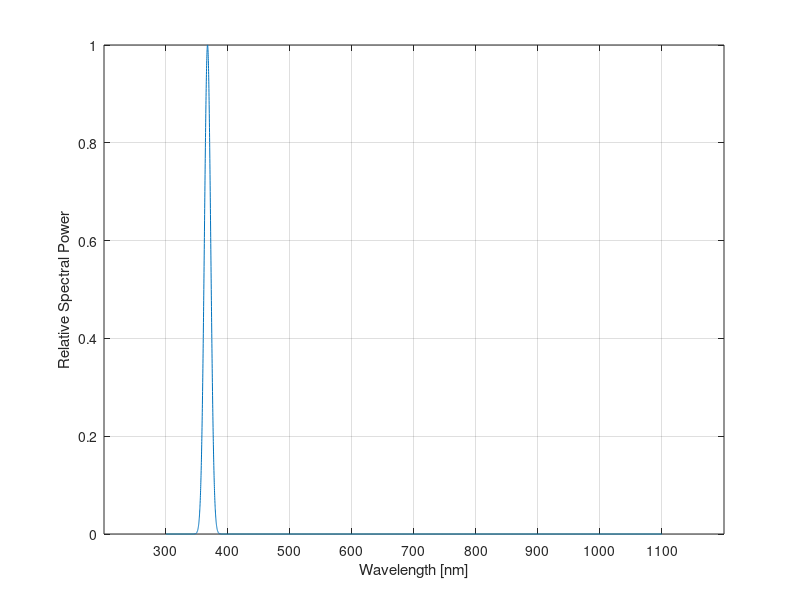
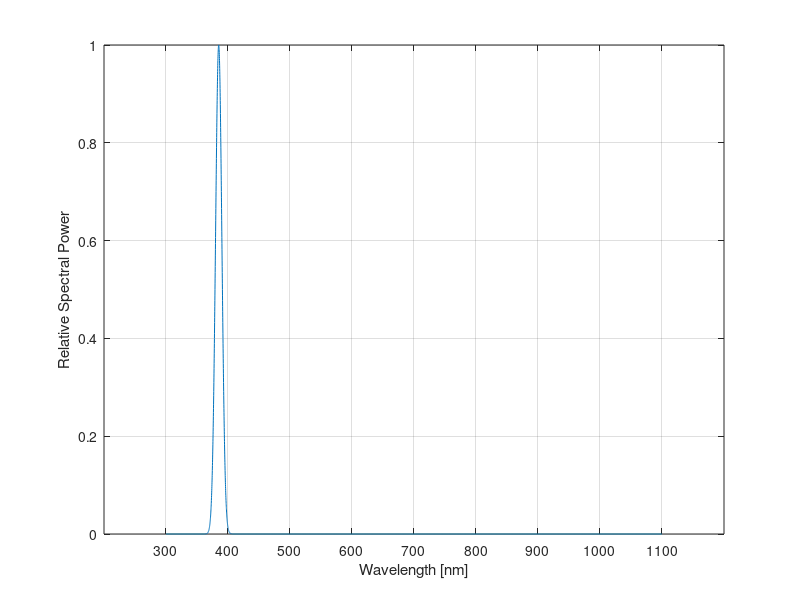
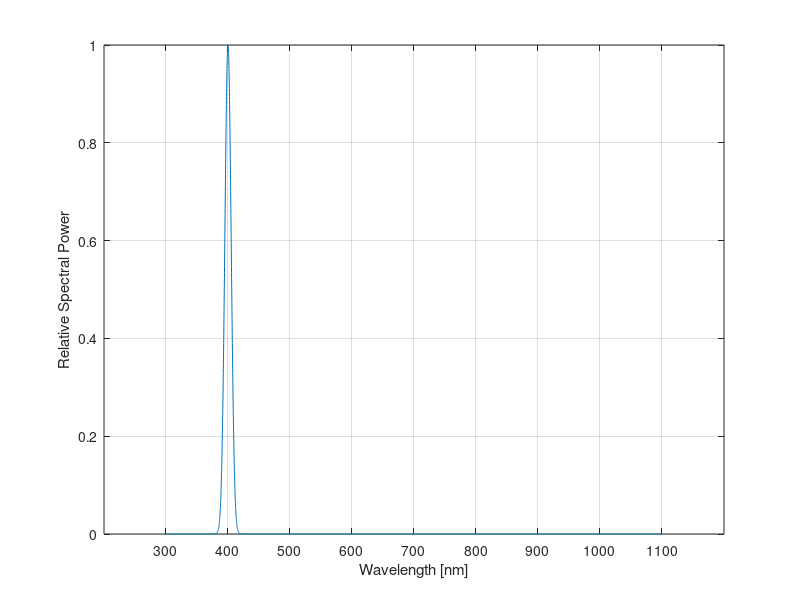
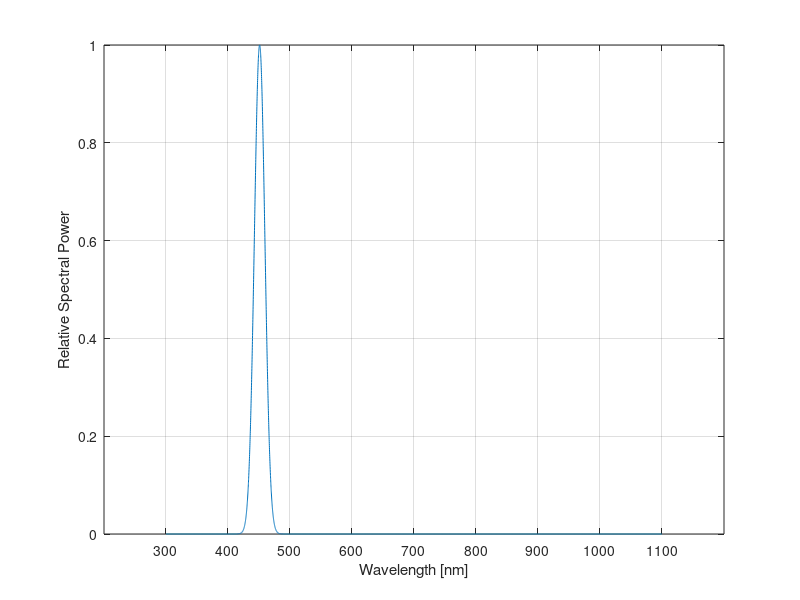

Source code (MATLAB) for these figures, in order: (Note: this script raises an error after producing the figures.)
%% Preparing the Workspace

clear variables
close all
clc

%% Plot Relative Spectral Power for 367nm LED

x = 300:0.1:1100; % The range of wavelengths
FWHM = 12;       % The FWHM of the LED
wl = 367;        % The peak typical wavelength of the LED
sigma = FWHM / (2*sqrt(2*log(2))); % Standard deviation
y = normpdf(x,wl,sigma); % Return normal probability density function
h = y/max(y);% The normalized power to itself (want W m^-2 nm^-1, fix this)
x_ticks = 300:100:1100; % The x-axis grid line values

figure
plot(x,h)
xticks(x_ticks)
grid
xlabel('Wavelength [nm]')
ylabel('Relative Spectral Power')

%% Plot Relative Spectral Power for 385nm LED

FWHM = 12;       % The FWHM of the LED
wl = 385;        % The peak typical wavelength of the LED
sigma = FWHM / (2*sqrt(2*log(2))); % Standard deviation
y = normpdf(x,wl,sigma); % Return normal probability density function
h = y/max(y);

figure
plot(x,h)
xticks(x_ticks)
grid
xlabel('Wavelength [nm]')
ylabel('Relative Spectral Power')

%% Plot Relative Spectral Power for 400nm LED

FWHM = 12;       % The FWHM of the LED
wl = 400;        % The peak typical wavelength of the LED
sigma = FWHM / (2*sqrt(2*log(2))); % Standard deviation
y = normpdf(x,wl,sigma); % Return normal probability density function
h = y/max(y);

figure
plot(x,h)
xticks(x_ticks)
grid
xlabel('Wavelength [nm]')
ylabel('Relative Spectral Power')

%% Plot Relative Spectral Power for 451nm LED

FWHM = 20;       % The FWHM of the LED
wl = 451;        % The peak typical wavelength of the LED
sigma = FWHM / (2*sqrt(2*log(2))); % Standard deviation
y = normpdf(x,wl,sigma); % Return normal probability density function
h = y/max(y);

figure
plot(x,h)
xticks(x_ticks)
grid
xlabel('Wavelength [nm]')
ylabel('Relative Spectral Power')

%% Plot Relative Spectral Power for 465nm LED

FWHM = 16;       % The FWHM of the LED
wl = 465;        % The peak typical wavelength of the LED
sigma = FWHM / (2*sqrt(2*log(2))); % Standard deviation
y = normpdf(x,wl,sigma); % Return normal probability density function
h = y/max(y);

figure
plot(x,h)
xticks(x_ticks)
grid
xlabel('Wavelength [nm]')
ylabel('Relative Spectral Power')

%% Plot Relative Spectral Power for 521nm LED

FWHM = 30;       % The FWHM of the LED
wl = 521;        % The peak typical wavelength of the LED
sigma = FWHM / (2*sqrt(2*log(2))); % Standard deviation
y = normpdf(x,wl,sigma); % Return normal probability density function
h = y/max(y);

figure
plot(x,h)
xticks(x_ticks)
grid
xlabel('Wavelength [nm]')
ylabel('Relative Spectral Power')

%% Plot Relative Spectral Power for 540nm LED

FWHM = 65;       % The FWHM of the LED
wl = 540;        % The peak typical wavelength of the LED
sigma = FWHM / (2*sqrt(2*log(2))); % Standard deviation
y = normpdf(x,wl,sigma); % Return normal probability density function
h = y/max(y);

figure
plot(x,h)
xticks(x_ticks)
grid
xlabel('Wavelength [nm]')
ylabel('Relative Spectral Power')

%% Plot Relative Spectral Power for 569nm LED

FWHM = 100;       % The FWHM of the LED
wl = 569;        % The peak typical wavelength of the LED
sigma = FWHM / (2*sqrt(2*log(2))); % Standard deviation
y = normpdf(x,wl,sigma); % Return normal probability density function
h = y/max(y);

figure
plot(x,h)
xticks(x_ticks)
grid
xlabel('Wavelength [nm]')
ylabel('Relative Spectral Power')

%% Plot Relative Spectral Power for 593nm LED

FWHM = 16;       % The FWHM of the LED
wl = 593;        % The peak typical wavelength of the LED
sigma = FWHM / (2*sqrt(2*log(2))); % Standard deviation
y = normpdf(x,wl,sigma); % Return normal probability density function
h = y/max(y);

figure
plot(x,h)
xticks(x_ticks)
grid
xlabel('Wavelength [nm]')
ylabel('Relative Spectral Power')

%% Plot Relative Spectral Power for 635nm LED

FWHM = 20;       % The FWHM of the LED
wl = 635;        % The peak typical wavelength of the LED
sigma = FWHM / (2*sqrt(2*log(2))); % Standard deviation
y = normpdf(x,wl,sigma); % Return normal probability density function
h = y/max(y);

figure
plot(x,h)
xticks(x_ticks)
grid
xlabel('Wavelength [nm]')
ylabel('Relative Spectral Power')

%% Plot Relative Spectral Power for 660nm LED

FWHM = 20;       % The FWHM of the LED
wl = 660;        % The peak typical wavelength of the LED
sigma = FWHM / (2*sqrt(2*log(2))); % Standard deviation
y = normpdf(x,wl,sigma); % Return normal probability density function
h = y/max(y);

figure
plot(x,h)
xticks(x_ticks)
grid
xlabel('Wavelength [nm]')
ylabel('Relative Spectral Power')

%% Plot Relative Spectral Power for 730nm LED

FWHM = 30;       % The FWHM of the LED
wl = 730;        % The peak typical wavelength of the LED
sigma = FWHM / (2*sqrt(2*log(2))); % Standard deviation
y = normpdf(x,wl,sigma); % Return normal probability density function
h = y/max(y);

figure
plot(x,h)
xticks(x_ticks)
grid
xlabel('Wavelength [nm]')
ylabel('Relative Spectral Power')

%% Plot Relative Spectral Power for 855nm LED

FWHM = 35;       % The FWHM of the LED
wl = 855;        % The peak typical wavelength of the LED
sigma = FWHM / (2*sqrt(2*log(2))); % Standard deviation
y = normpdf(x,wl,sigma); % Return normal probability density function
h = y/max(y);

figure
plot(x,h)
xticks(x_ticks)
grid
xlabel('Wavelength [nm]')
ylabel('Relative Spectral Power')

%% Plot Relative Spectral Power for 945nm LED

FWHM = 45;       % The FWHM of the LED
wl = 945;        % The peak typical wavelength of the LED
sigma = FWHM / (2*sqrt(2*log(2))); % Standard deviation
y = normpdf(x,wl,sigma); % Return normal probability density function
h = y/max(y);

figure
plot(x,h)
xticks(x_ticks)
grid
xlabel('Wavelength [nm]')
ylabel('Relative Spectral Power')

%% Read and Plot the Sun's Spectral Irradiance Data
M = readcell('sundata.xls','Sheet','SMARTS2','Range','A43:D943');
sunx = cell2mat(M(:,1));
suny = cell2mat(M(:,4));
x_ticks = 300:100:1100;
y_ticks = 0:0.25:1.75;

figure()
plot(sunx,suny)
xlabel('Wavelength [nm]')
ylabel('Spectral Irradiance [W m^-2 nm^-1]')
title('Air Mass 1.5 Global Reference Spectrum')
xticks(x_ticks)
yticks(y_ticks)
grid